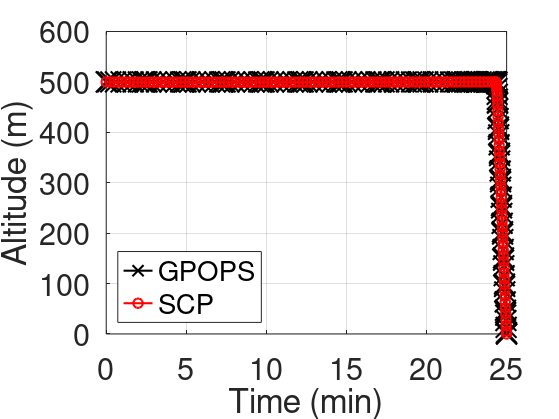
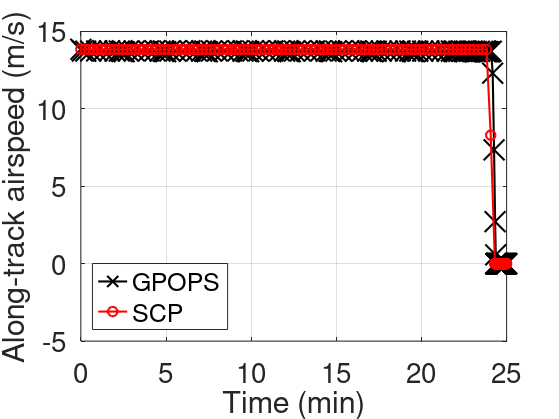
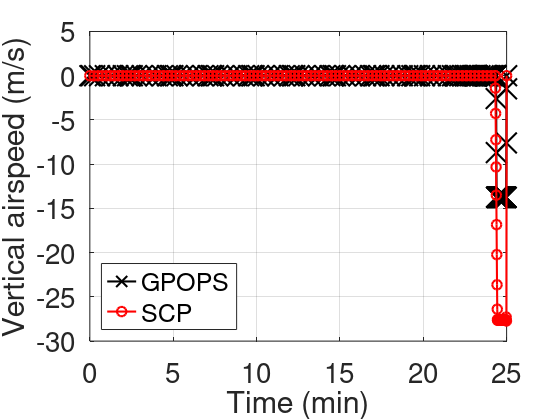
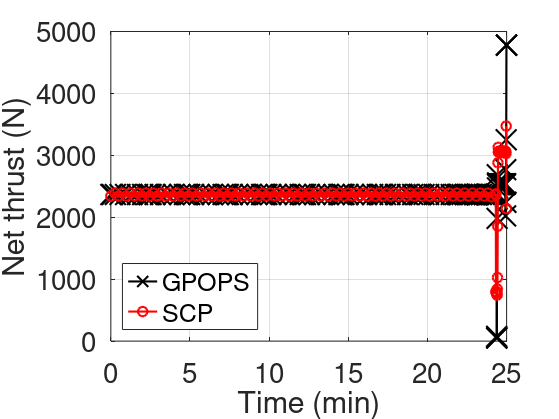

Reproduce these figures in MATLAB, in order.
% Compare results from the folders "SCP" and "Verify_gpops_convex" with
% nonconvex control constraint u2^2+u3^2=u4

clear
clc
close all
format short

% parameters

load data_gpops.mat
load data_scp_2.mat

tG = tG/60;
tS = tS/60;
thetaS = atan(u1S./u2S)*180/pi;
% x vs. t
figure
plot(tG, xG, 'k-x', 'markersize', 10, 'linewidth', 1.5);
hold on
plot(tS, xS, 'r-o', 'markersize', 7, 'linewidth', 1.5);
xlabel('Time (min)', 'FontSize', 20);
ylabel('Along-track distance (m)', 'FontSize', 20);
xlim([0 25]);
leg = legend('GPOPS', 'SCP');
legend('Location','southwest')
set(leg,'FontSize',20);
set(gca,'FontSize',20);
set(gcf,'PaperUnits','inches');
set(gcf,'PaperSize',[8.5 7.5]);
grid on

%z vs. t
% figure
% plot(tG, zG, 'k-*', 'markersize', 7, 'linewidth', 1.5);
% hold on
% plot(tS, zS, 'r-o', 'markersize', 7, 'linewidth', 1.5);
% xlabel('Time (min)', 'FontSize', 22);
% ylabel('Altitude (m)', 'FontSize', 22);
% xlim([0 25]);
% leg = legend('GPOPS', 'SCP');
% set(leg,'FontSize',22);
% set(gca,'FontSize',22);
% grid on
%z vs. t
h = figure;
plot(tG, zG, 'k-x', 'markersize', 15, 'linewidth', 1.5);
hold on
plot(tS, zS, 'r-o', 'markersize', 7, 'linewidth', 1.5);
xlabel('Time (min)', 'FontSize', 20);
ylabel('Altitude (m)', 'FontSize', 20);
xlim([0 25]);
ylim([0 600]);
leg = legend('GPOPS', 'SCP');
legend('Location','southwest')
set(leg,'FontSize',22);
set(gca,'FontSize',22);
grid on
set(h,'Units','Inches');
pos = get(h,'Position');
set(h,'PaperPositionMode','Auto','PaperUnits','Inches','PaperSize',[pos(3), pos(4)])
print(h,'conop1_altitude','-dpdf','-r0')



% vx vs. t
h = figure;
plot(tG, vxG, 'k-x', 'markersize', 15, 'linewidth', 1.5);
hold on
plot(tS, vxS, 'r-o', 'markersize', 7, 'linewidth', 1.5);
xlabel('Time (min)', 'FontSize', 20);
ylabel('Along-track airspeed (m/s)', 'FontSize', 20);
xlim([0 25]);
leg = legend('GPOPS', 'SCP');
legend('Location','southwest')
set(leg,'FontSize',20);
set(gca,'FontSize',20);
grid on
set(h,'Units','Inches');
pos = get(h,'Position');
set(h,'PaperPositionMode','Auto','PaperUnits','Inches','PaperSize',[pos(3), pos(4)])
print(h,'conop1_alongspeed','-dpdf','-r0')

% vz vs. t
h = figure;
plot(tG, vzG, 'k-x', 'markersize', 15, 'linewidth', 1.5);
hold on
plot(tS, vzS, 'r-o', 'markersize', 7, 'linewidth', 1.5);
xlabel('Time (min)', 'FontSize', 20);
ylabel('Vertical airspeed (m/s)', 'FontSize', 20);
xlim([0 25]);
leg = legend('GPOPS', 'SCP');
legend('Location','southwest')
set(leg,'FontSize',20);
set(gca,'FontSize',20);
grid on
set(h,'Units','Inches');
pos = get(h,'Position');
set(h,'PaperPositionMode','Auto','PaperUnits','Inches','PaperSize',[pos(3), pos(4)])
print(h,'conop1_verticalspeed','-dpdf','-r0')
% % % u1 vs. t
% % figure
% % 
% % plot(tG, u1G, 'k-*', 'markersize', 7, 'linewidth', 1.5);
% % hold on
% % plot(tS, u1S, 'r-o', 'markersize', 7, 'linewidth', 1.5);
% % xlabel('Time (min)', 'FontSize', 18);
% % ylabel('u_1 (N)', 'FontSize', 18);
% % leg = legend('GPOPS', 'SCP');
% % set(leg,'FontSize',16);
% % set(gca,'FontSize',16);
% % grid on

% % % u2 vs. t
% % figure
% % plot(tG, u2G, 'k-*', 'markersize', 7, 'linewidth', 1.5);
% % hold on
% % plot(tS, u2S, 'r-o', 'markersize', 7, 'linewidth', 1.5);
% % xlabel('Time (min)', 'FontSize', 18);
% % ylabel('u_2 (N)', 'FontSize', 18);
% % leg = legend('GPOPS', 'SCP');
% % set(leg,'FontSize',16);
% % set(gca,'FontSize',16);
% % grid on

% % % u3 vs. t
% % figure
% % plot(tG, u3G, 'k-*', 'markersize', 7, 'linewidth', 1.5);
% % hold on
% % plot(tS, u3S, 'r-o', 'markersize', 7, 'linewidth', 1.5);
% % xlabel('Time (min)', 'FontSize', 18);
% % ylabel('u_3 (N)', 'FontSize', 18);
% % leg = legend('GPOPS', 'SCP');
% % set(leg,'FontSize',16);
% % set(gca,'FontSize',16);
% % grid on

% T vs. t
h = figure;
plot(tG, TG, 'k-x', 'markersize', 15, 'linewidth', 1.5);
hold on
plot(tS, sqrt(TS), 'r-o', 'markersize', 7, 'linewidth', 1.5);
xlabel('Time (min)', 'FontSize', 20);
ylabel('Net thrust (N)', 'FontSize', 20);
xlim([0 25]);
leg = legend('GPOPS', 'SCP');
legend('Location','southwest')
set(leg,'FontSize',20);
set(gca,'FontSize',20);
grid on
set(h,'Units','Inches');
pos = get(h,'Position');
set(h,'PaperPositionMode','Auto','PaperUnits','Inches','PaperSize',[pos(3), pos(4)])
print(h,'conop1_thrust','-dpdf','-r0')

% T vs. t
figure
plot(tG(105 :156), TG(105 :156), 'k-x', 'markersize', 15, 'linewidth', 1.5);
hold on
plot(tS(99:150), sqrt(TS((99:150))), 'r-o', 'markersize', 7, 'linewidth', 1.5);
xlabel('Time (min)', 'FontSize', 18);
ylabel('Net thrust (N)', 'FontSize', 18);
leg = legend('GPOPS', 'SCP');
set(leg,'FontSize',16);
set(gca,'FontSize',16);
grid on

% Theta vs. t
h = figure;
plot(tG, thetaG, 'k-x', 'markersize', 15, 'linewidth', 1.5);
hold on
plot(tS, thetaS, 'r-o', 'markersize', 7, 'linewidth', 1.5);
xlabel('Time (min)', 'FontSize', 20);
ylabel('Pitch angle (deg)', 'FontSize', 20);
xlim([0 25]);
leg = legend('GPOPS', 'SCP');
legend('Location','southwest')
set(leg,'FontSize',20);
set(gca,'FontSize',20);
grid on
set(h,'Units','Inches');
pos = get(h,'Position');
set(h,'PaperPositionMode','Auto','PaperUnits','Inches','PaperSize',[pos(3), pos(4)])
print(h,'conop1_pitch','-dpdf','-r0')
% 
% Theta vs. t
figure
plot(tG(105 :156), thetaG(105 :156), 'k-x', 'markersize', 15, 'linewidth', 1.5);
hold on
plot(tS(99 :150), thetaS(99:150), 'r-o', 'markersize', 7, 'linewidth', 1.5);
xlabel('Time (min)', 'FontSize', 18);
ylabel('Pitch angle (deg)', 'FontSize', 18);
leg = legend('GPOPS', 'SCP');
set(leg,'FontSize',16);
set(gca,'FontSize',16);
grid on

